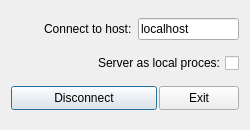
<?xml version="1.0" encoding="UTF-8"?>
<ui version="4.0">
 <class>tunerWinClass</class>
 <widget class="QDialog" name="tunerWinClass">
  <property name="windowModality">
   <enum>Qt::NonModal</enum>
  </property>
  <property name="enabled">
   <bool>true</bool>
  </property>
  <property name="geometry">
   <rect>
    <x>0</x>
    <y>0</y>
    <width>250</width>
    <height>130</height>
   </rect>
  </property>
  <property name="minimumSize">
   <size>
    <width>250</width>
    <height>130</height>
   </size>
  </property>
  <property name="maximumSize">
   <size>
    <width>250</width>
    <height>130</height>
   </size>
  </property>
  <property name="windowTitle">
   <string>tunerWin</string>
  </property>
  <property name="modal">
   <bool>true</bool>
  </property>
  <layout class="QVBoxLayout" name="verticalLayout">
   <item>
    <layout class="QHBoxLayout" name="horizontalLayout">
     <item>
      <spacer name="horizontalSpacer">
       <property name="orientation">
        <enum>Qt::Horizontal</enum>
       </property>
       <property name="sizeHint" stdset="0">
        <size>
         <width>40</width>
         <height>20</height>
        </size>
       </property>
      </spacer>
     </item>
     <item>
      <widget class="QLabel" name="label_2">
       <property name="text">
        <string>Connect to host:</string>
       </property>
      </widget>
     </item>
     <item>
      <widget class="QLineEdit" name="lineEdit">
       <property name="text">
        <string>localhost</string>
       </property>
       <property name="maxLength">
        <number>50</number>
       </property>
      </widget>
     </item>
    </layout>
   </item>
   <item>
    <layout class="QHBoxLayout" name="horizontalLayout_2">
     <item>
      <spacer name="horizontalSpacer_2">
       <property name="orientation">
        <enum>Qt::Horizontal</enum>
       </property>
       <property name="sizeHint" stdset="0">
        <size>
         <width>40</width>
         <height>20</height>
        </size>
       </property>
      </spacer>
     </item>
     <item>
      <widget class="QCheckBox" name="checkBox">
       <property name="layoutDirection">
        <enum>Qt::RightToLeft</enum>
       </property>
       <property name="text">
        <string>Server as local proces:</string>
       </property>
      </widget>
     </item>
    </layout>
   </item>
   <item>
    <layout class="QHBoxLayout" name="horizontalLayout_3">
     <item>
      <spacer name="horizontalSpacer_3">
       <property name="orientation">
        <enum>Qt::Horizontal</enum>
       </property>
       <property name="sizeHint" stdset="0">
        <size>
         <width>40</width>
         <height>20</height>
        </size>
       </property>
      </spacer>
     </item>
     <item>
      <widget class="QPushButton" name="pushButtonCD">
       <property name="sizePolicy">
        <sizepolicy hsizetype="Minimum" vsizetype="Fixed">
         <horstretch>0</horstretch>
         <verstretch>0</verstretch>
        </sizepolicy>
       </property>
       <property name="minimumSize">
        <size>
         <width>146</width>
         <height>24</height>
        </size>
       </property>
       <property name="maximumSize">
        <size>
         <width>146</width>
         <height>24</height>
        </size>
       </property>
       <property name="text">
        <string>Disconnect</string>
       </property>
       <property name="checkable">
        <bool>true</bool>
       </property>
      </widget>
     </item>
     <item>
      <widget class="QPushButton" name="pushButtonExit">
       <property name="minimumSize">
        <size>
         <width>0</width>
         <height>24</height>
        </size>
       </property>
       <property name="maximumSize">
        <size>
         <width>16777215</width>
         <height>24</height>
        </size>
       </property>
       <property name="text">
        <string>Exit</string>
       </property>
      </widget>
     </item>
    </layout>
   </item>
  </layout>
 </widget>
 <layoutdefault spacing="6" margin="11"/>
 <resources/>
 <connections>
  <connection>
   <sender>pushButtonExit</sender>
   <signal>pressed()</signal>
   <receiver>tunerWinClass</receiver>
   <slot>hide()</slot>
   <hints>
    <hint type="sourcelabel">
     <x>228</x>
     <y>98</y>
    </hint>
    <hint type="destinationlabel">
     <x>278</x>
     <y>110</y>
    </hint>
   </hints>
  </connection>
 </connections>
</ui>
